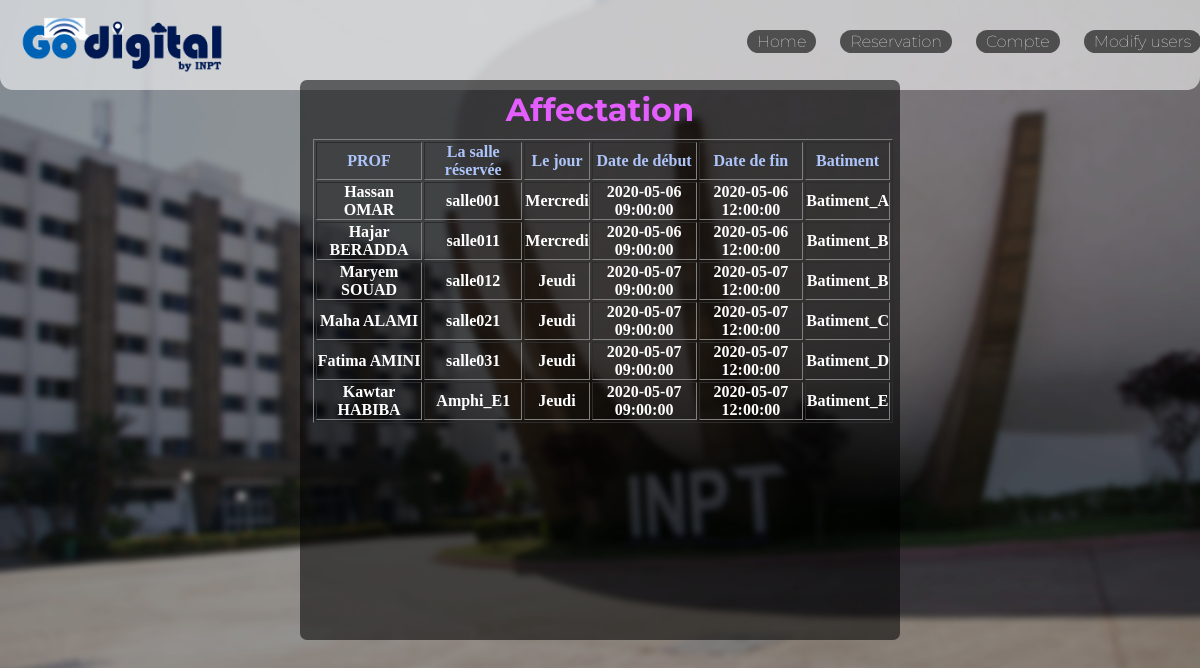
Screenshot of /affectation.php (signed in) with the database file from the repository.
### tables this page shows
CREATE TABLE `salle` (
  `id` int(11) NOT NULL,
  `nom` varchar(50) DEFAULT NULL,
  `idBatiment` int(11) DEFAULT NULL
);

CREATE TABLE `affectation` (
  `idProf` int(20) NOT NULL,
  `idSalle` int(20) NOT NULL,
  `date` datetime NOT NULL,
  `date_fin` datetime NOT NULL,
  `Marge` int(11) DEFAULT NULL
);

CREATE TABLE `batiment` (
  `id` int(20) NOT NULL,
  `nom` varchar(20) DEFAULT NULL
);

### affectation.php (the view, shortened to what this page needs)
<?php
        if(isset($_SESSION['email']) && $_SESSION['email']=="aljadd.mohammed@ine.inpt.ma")
        {
?>
<?php
    include 'includes/dbconn.php';
?>
<head>
    <link rel="stylesheet" href="css/affectation.css">
</head>
<img src="img/Go.png" alt="" height="70" width="260" id="go">
<div class="headacheAdmin">
<ul  >
            <a href="home.php">Home</a>
            <a href="reservation.php">Reservation</a>
            <a href="password.php">Compte</a>
            <a href="updateUser.php">Modify users</a>
        </ul>
</div>
<div class="box">
<h1>Affectation</h1>
<table border="1" class="affecTable">
<tr>
    <th style='color:rgb(174, 197, 251)'>PROF</th>
    <th style='color:rgb(174, 197, 251)'>La salle réservée</th>
    <th style='color:rgb(174, 197, 251)'>Le jour</th>
    <th style='color:rgb(174, 197, 251)'>Date de début</th>
    <th style='color:rgb(174, 197, 251)'>Date de fin</th>
    <th style='color:rgb(174, 197, 251)'>Batiment</th>
</tr>
<?php
    $sql = " SELECT   CONCAT(prof.nom ,' ', prof.prenom ) as a,
    salle.nom as b,
    date as c,
    date_fin as d,
    batiment.nom as e,
	case
      when DAYNAME(date) = 'Monday' then 'Lundi'
      when DAYNAME(date) = 'Tuesday' then 'Mardi'
      when DAYNAME(date) = 'Wednesday' then 'Mercredi'
      when DAYNAME(date) = 'Thursday' then 'Jeudi'
      when DAYNAME(date) = 'Friday' then 'Vendredi'
      when DAYNAME(date) = 'Saturday' then 'Samedi'
    end as myDay
    FROM prof,salle,affectation,batiment
    where prof.idProf=affectation.idProf and salle.id=affectation.idSalle
    and batiment.id=salle.idBatiment order by c;";
    $result = mysqli_query($conn,$sql);
    $out = mysqli_num_rows($result);
    if($out>0){
        while($row = mysqli_fetch_assoc($result)){
            if($row['a']=="Mohammed AL JADD"){
                echo "<tr>
                <th style='color:rgb(255, 104, 104)'>C'est vous</th>  <th style='color:rgb(255, 104, 104)'>".$row['b']."</th>
                <th style='color:rgb(255, 104, 104)'>".$row['myDay']."</th>
                <th style='color:rgb(255, 104, 104)'>".$row['c']."</th>  <th style='color:rgb(255, 104, 104)'>".$row['d']."</th>
                <th style='color:rgb(255, 104, 104)'>".$row['e']."</th>
                </tr>";
            }
            else{
            echo "<tr>
                <th>".$row['a']."</th>  <th>".$row['b']."</th>
                <th>".$row['myDay']."</th>
                <th>".$row['c']."</th>  <th>".$row['d']."</th>
                <th>".$row['e']."</th>
                </tr>";
            }
        }
    }
?>
</table>
</div>
<?php
        }
        elseif(!isset($_SESSION['email'])){
            include 'login.php';
        }
?>

### css/affectation.css (style rules this page uses)
* { margin: 0; padding: 0; box-sizing: border-box; }
table { color:white; position: absolute; top: 68px; left: 57px; font-family: Cambria, Cochin, Georgia, Times, 'Times New Roman', serif; }
.headacheAdmin { color: white; background-color: rgba(255, 255, 255, 0.582); margin-top: 0px; padding: 20px 4px; height: 90px; border: 0px solid; border-bottom-left-radius: 13px 13px; border-bottom-right-radius: 13px 13px; }
.headacheAdmin ul { position: absolute; top: 32px; left: -93px; }
.headacheAdmin a { text-decoration: none; color: #fff; font-family: Montserrat,sans-serif; font-weight: lighter; margin-right: 20px; padding: 2px 10px; border-radius: 48px; background-color: rgb(0,0,0,0.6); transition: 750ms; position: relative; left: 840px; }
.box { border-radius: 7px; position: absolute; top: 61%; left: 50%; transform: translate(-50%, -50%); color: white; background-color: rgba(0,0,0, 0.55); font-family: Montserrat,sans-serif; padding: 10px 10px 100px 10px; text-align: center; width: 50%; height: 50%; }
h1 { color: rgb(228, 94, 255); }
#go { position: absolute; top: 10px; left: -8px; }

### affectation.php (style rules this page uses)
table { position:relative; top:10px; left:3px }
.box { position:relative; top:270px; height:70%; }

### rows the page displays
salle: a "Hassan OMAR", nom "salle001", myDay "Mercredi", affectation.date "2020-05-06 09:00:00", affectation.date_fin "2020-05-06 12:00:00", idBatiment.nom "Batiment_A"
salle: a "Hajar BERADDA", nom "salle011", myDay "Mercredi", affectation.date "2020-05-06 09:00:00", affectation.date_fin "2020-05-06 12:00:00", idBatiment.nom "Batiment_B"
salle: a "Maryem SOUAD", nom "salle012", myDay "Jeudi", affectation.date "2020-05-07 09:00:00", affectation.date_fin "2020-05-07 12:00:00", idBatiment.nom "Batiment_B"
salle: a "Maha ALAMI", nom "salle021", myDay "Jeudi", affectation.date "2020-05-07 09:00:00", affectation.date_fin "2020-05-07 12:00:00", idBatiment.nom "Batiment_C"
salle: a "Fatima AMINI", nom "salle031", myDay "Jeudi", affectation.date "2020-05-07 09:00:00", affectation.date_fin "2020-05-07 12:00:00", idBatiment.nom "Batiment_D"
salle: a "Kawtar HABIBA", nom "Amphi_E1", myDay "Jeudi", affectation.date "2020-05-07 09:00:00", affectation.date_fin "2020-05-07 12:00:00", idBatiment.nom "Batiment_E"
